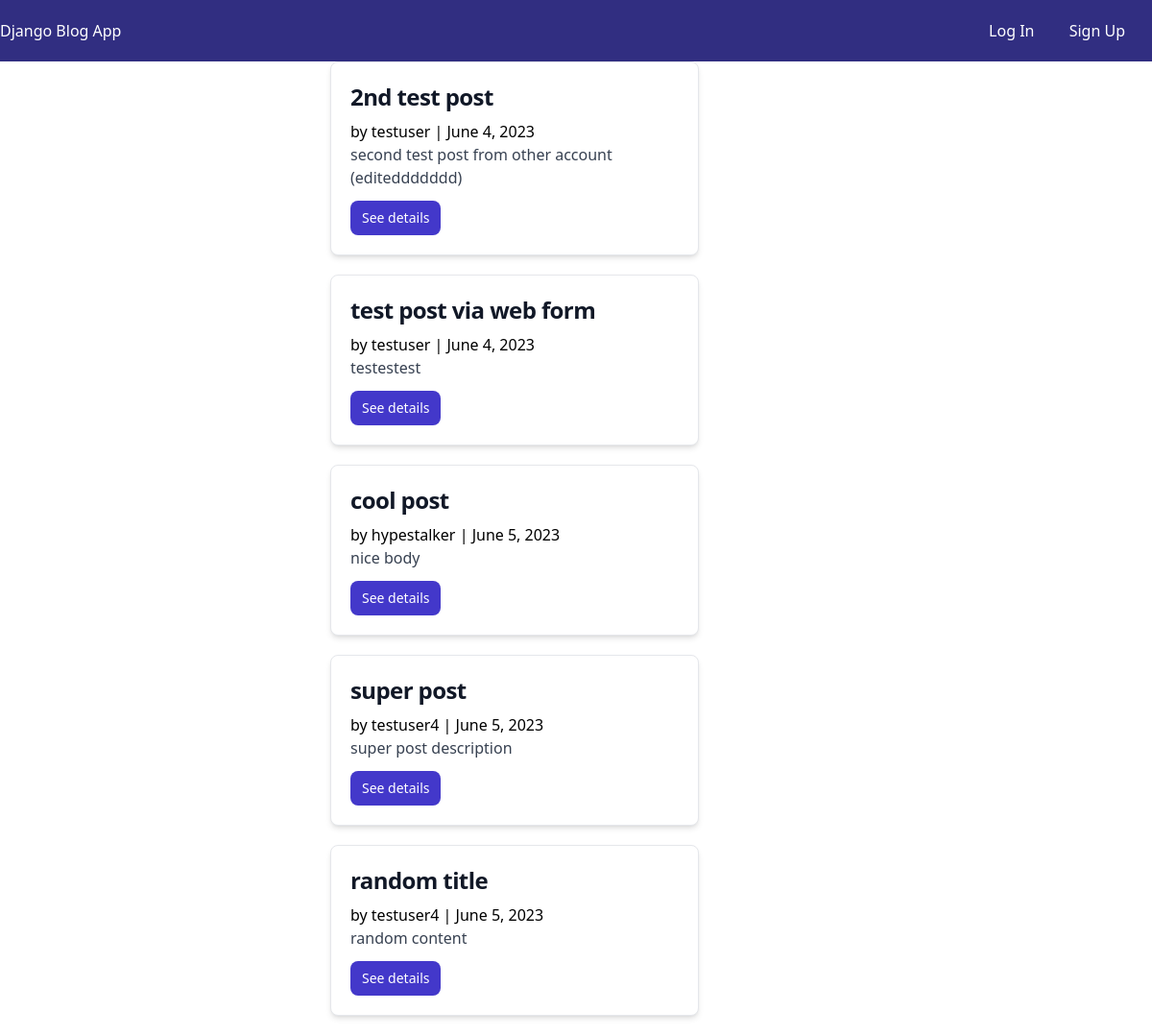
The app's page /, older data.
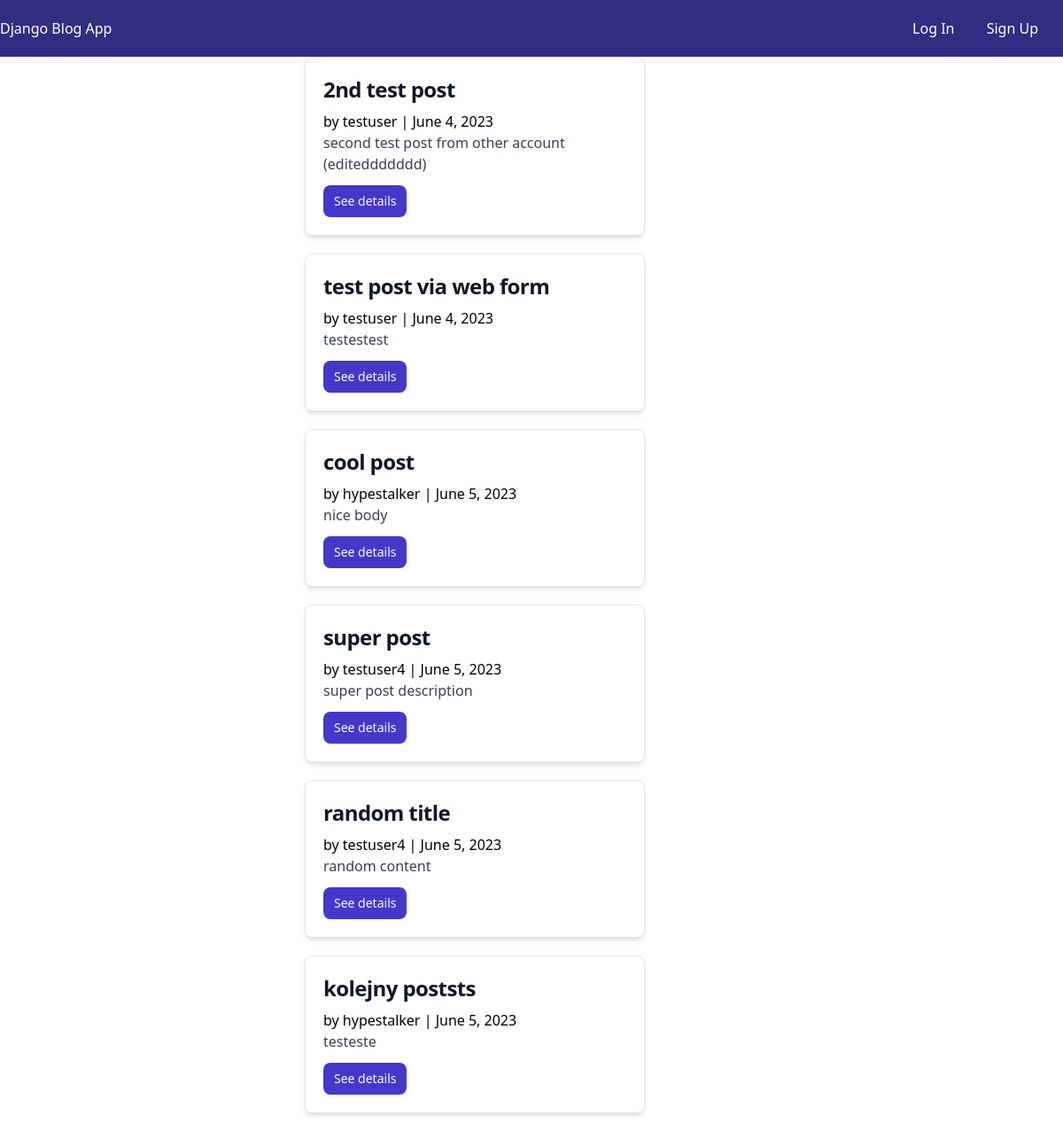
The same page, newer data.
### posts/models.py (models this page shows, shortened)
class Post(models.Model):
    author = models.ForeignKey(settings.AUTH_USER_MODEL, on_delete=models.CASCADE)
    title = models.CharField(max_length=100)
    body = models.TextField()
    created_at = models.DateField(auto_now_add=True)

### accounts/models.py (models this page shows)
class CustomUser(AbstractUser):
    age = models.PositiveIntegerField(null=True, blank=True)

### posts/views.py (the view)
# urls.py: path("", PostListView.as_view(), name="post_list"),
class PostListView(ListView):
    model = Post
    template_name = "posts/post_list.html"

### templates/posts/post_list.html
{% extends 'base.html' %}
{% block content %}
{% for post in post_list %}
<div class="max-w-lg mx-auto">
    <div class="bg-white shadow-md border border-gray-200 rounded-lg max-w-sm mb-5">
        <div class="p-5">
            <a href="#">
                <h5 class="text-gray-900 font-bold text-2xl tracking-tight mb-2">{{ post.title }}</h5>
            </a>
            <span>by {{ post.author }} | {{ post.created_at }}</span>
            <p class="font-normal text-gray-700 mb-3">{{ post.body }}</p>
            <a class="text-white bg-indigo-700 hover:bg-indigo-500 font-medium rounded-lg text-sm px-3 py-2 text-center inline-flex items-center" href="{% url 'post_detail' post.pk %}">
                See details
            </a>
        </div>
    </div>
</div>
{% endfor %}
{% endblock content %}

Row changes from the older to the newer data that the page shows:
added Post: title "kolejny poststs", author "hypestalker", created_at "June 5, 2023", body "testeste"
